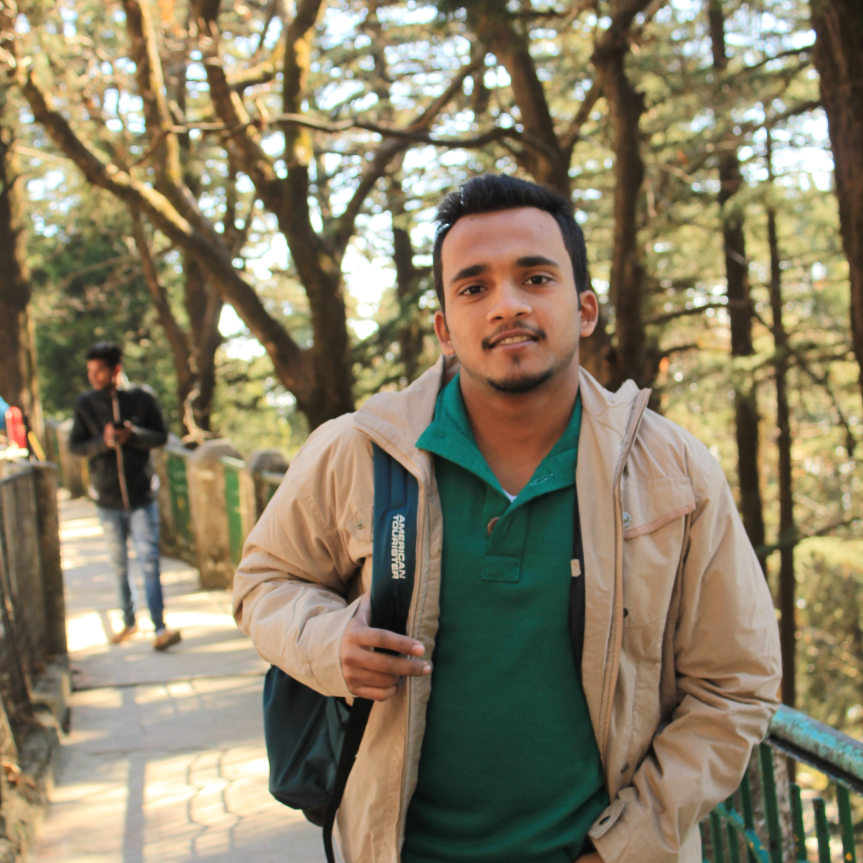
#> input picture profile pic.jpg, 3452 x 3452 px (shown at 1/4 size)
$ python prog1.py
#> lines starting #> are read from the running program, lines starting #| are printed output that depends on the picture
import cv2
import numpy as np

img=cv2.imread("profile pic.jpg",1)
#> img is the input picture: shape (3452, 3452, 3); mean B, G, R 101.8, 127.1, 137.1
#cascade classifier obj
face_cascade=cv2.CascadeClassifier("haarcascade_frontalface_default.xml")
#print(img)
#print(img.shape)

gray_img=cv2.cvtColor(img,cv2.COLOR_BGR2GRAY)
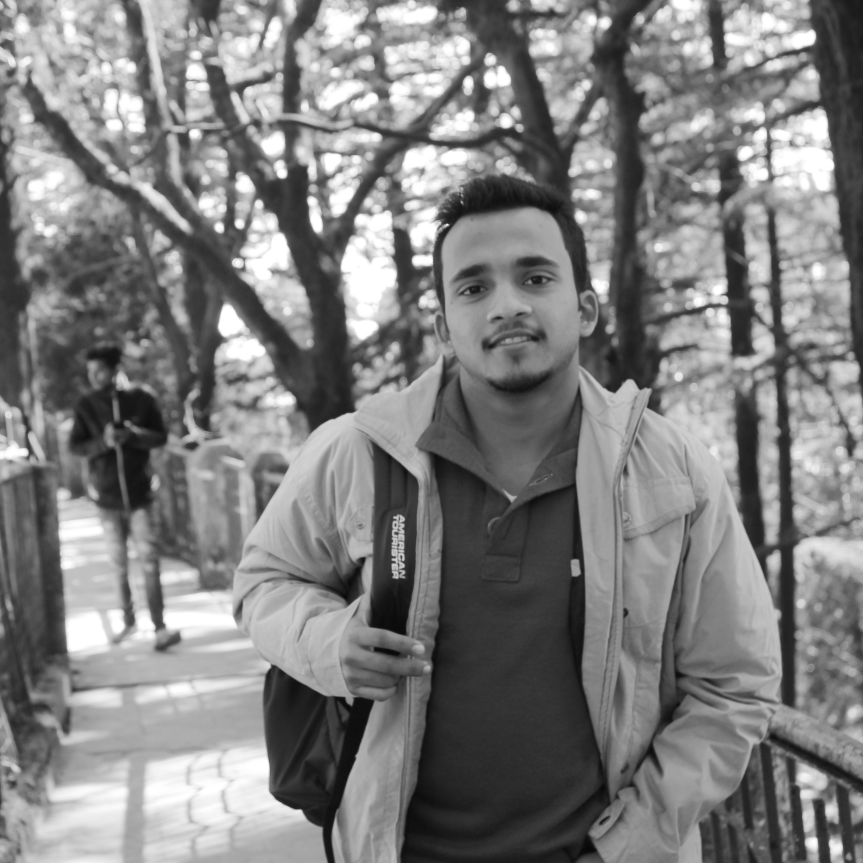
#> gray_img: shape (3452, 3452) (shown at 1/4 size); min 5, max 255, mean 127.2

faces=face_cascade.detectMultiScale(gray_img,scaleFactor=1.05,minNeighbors=15)
#> faces = [[1768, 168, 57, 57], [1997, 453, 55, 55], [716, 274, 131, 131], [910, 976, 149, 149], [797, 1537, 236, 236], [1658, 828, 744, 744]]

for x,y,w,h in faces:
    img=cv2.rectangle(img,(x,y),(x+w,y+h),(0,255,0),5)
#> this loop made 6 passes

#reize to half its size
#half_img=cv2.resize(img,(int(img.shape[1]/2),int(img.shape[0]/2)))
resized_img=cv2.resize(img,(600,600))
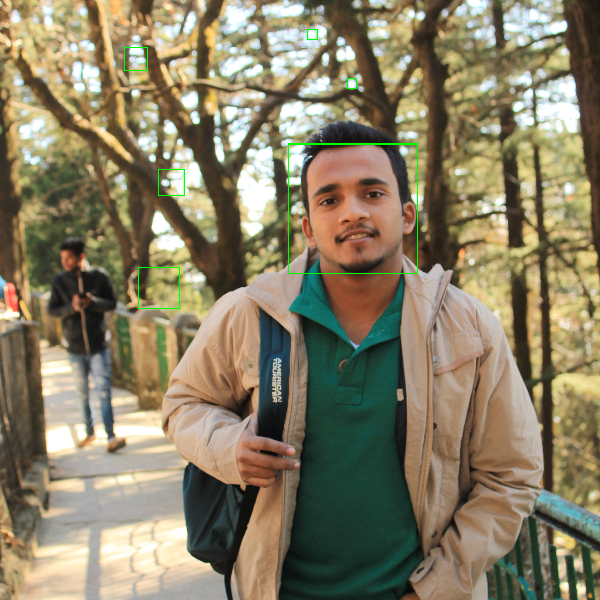
#> resized_img: shape (600, 600, 3); mean B, G, R 101.3, 127.4, 136.5

cv2.imshow("Legend",resized_img)

cv2.waitKey(2000)
#cv2.waitKey(0)
cv2.destroyAllWindows()
